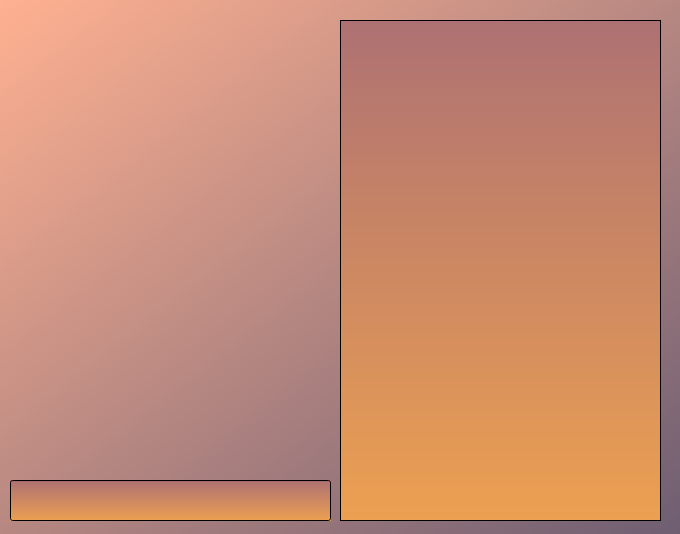
<?xml version="1.0" encoding="UTF-8"?>
<ui version="4.0">
 <class>MainWindow</class>
 <widget class="QMainWindow" name="MainWindow">
  <property name="geometry">
   <rect>
    <x>0</x>
    <y>0</y>
    <width>680</width>
    <height>534</height>
   </rect>
  </property>
  <property name="windowTitle">
   <string>Multi-user Pyramid (MUP)</string>
  </property>
  <property name="styleSheet">
   <string notr="true">background-color: qlineargradient(spread:pad, x1:0, y1:0, x2:1, y2:1, stop:0 rgba(255, 177, 145, 255), stop:1 rgba(110, 94, 114, 255))</string>
  </property>
  <widget class="QWidget" name="centralwidget">
   <property name="autoFillBackground">
    <bool>false</bool>
   </property>
   <widget class="QLineEdit" name="lineEdit">
    <property name="geometry">
     <rect>
      <x>10</x>
      <y>480</y>
      <width>321</width>
      <height>41</height>
     </rect>
    </property>
    <property name="font">
     <font>
      <family>MS Reference Sans Serif</family>
      <pointsize>12</pointsize>
     </font>
    </property>
    <property name="styleSheet">
     <string notr="true">background-color: qlineargradient(spread:pad, x1:1, y1:1, x2:1, y2:0, stop:0 rgba(236, 160, 81, 255), stop:1 rgba(174, 113, 115, 255))</string>
    </property>
    <property name="clearButtonEnabled">
     <bool>false</bool>
    </property>
   </widget>
   <widget class="QTextEdit" name="textEdit">
    <property name="geometry">
     <rect>
      <x>340</x>
      <y>20</y>
      <width>321</width>
      <height>501</height>
     </rect>
    </property>
    <property name="styleSheet">
     <string notr="true">background-color: qlineargradient(spread:pad, x1:1, y1:1, x2:1, y2:0, stop:0 rgba(236, 160, 81, 255), stop:1 rgba(174, 113, 115, 255))</string>
    </property>
    <property name="readOnly">
     <bool>true</bool>
    </property>
   </widget>
   <zorder>textEdit</zorder>
   <zorder>lineEdit</zorder>
  </widget>
 </widget>
 <resources/>
 <connections/>
</ui>
